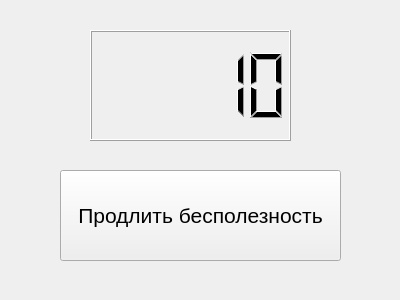
<?xml version="1.0" encoding="UTF-8"?>
<ui version="4.0">
 <class>Widget</class>
 <widget class="QWidget" name="Widget">
  <property name="geometry">
   <rect>
    <x>0</x>
    <y>0</y>
    <width>400</width>
    <height>300</height>
   </rect>
  </property>
  <property name="windowTitle">
   <string>Widget</string>
  </property>
  <widget class="QLCDNumber" name="lcdNumber">
   <property name="geometry">
    <rect>
     <x>90</x>
     <y>30</y>
     <width>201</width>
     <height>111</height>
    </rect>
   </property>
   <property name="intValue" stdset="0">
    <number>10</number>
   </property>
  </widget>
  <widget class="QPushButton" name="pushButton">
   <property name="geometry">
    <rect>
     <x>60</x>
     <y>170</y>
     <width>281</width>
     <height>91</height>
    </rect>
   </property>
   <property name="font">
    <font>
     <pointsize>16</pointsize>
    </font>
   </property>
   <property name="text">
    <string>Продлить бесполезность</string>
   </property>
  </widget>
 </widget>
 <layoutdefault spacing="6" margin="11"/>
 <resources/>
 <connections/>
</ui>
